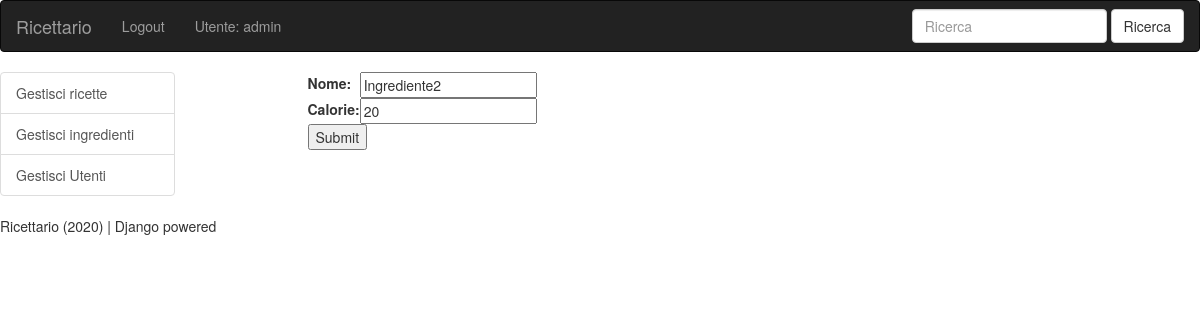
/catalogo/ingredienti/1/update/ (signed in), run on the app's committed database.
### catalogo/models.py (models this page shows, shortened)
class User(AbstractUser):
    EMAIL_FIELD = 'email'
    USERNAME_FIELD = 'email'
    REQUIRED_FIELDS = ['username']
    email = models.EmailField(
		unique=True,
		blank=True
    )
    MASCHIO = 'Maschio'
    FEMMINA = 'Femmina'
    NONDICHIARATO = 'Non dichiarato'
    gender_choices = [
            (MASCHIO, 'Maschio'),
            (FEMMINA, 'Femmina'),
            (NONDICHIARATO, 'Non dichiarato')
    ]
    gender = models.CharField(
        max_length=15,
        choices=gender_choices,
        verbose_name="Genere",
        default=NONDICHIARATO
    )
    birth_date = models.DateField(
        verbose_name="Data di nascita",
        null=True,
        blank=True
    )

class Ingrediente(models.Model):
    nome = models.CharField(
        max_length=200,
        verbose_name = 'Nome',
        null=False,
        default="Ingrediente"
    )
    calorie = models.IntegerField(
        verbose_name = 'Calorie',
        default="0"
    )

### catalogo/views.py (the view, shortened to what this page needs)
# urls.py: path('ingredienti/<int:pk>/update/', views.updateIngrediente.as_view(), name='iupdate'),
class updateIngrediente(LoginRequiredMixin,UserPassesTestMixin,UpdateView):
    model = Ingrediente
    login_url = '/login/'
    redirect_field_name = 'redirect_to'
    fields = ["nome","calorie"]
    def test_func(self):
            return self.request.user.is_superuser

### catalogo/templates/catalogo/ingrediente_form.html (shortened to what this page needs)
{% extends "base.html" %}
{% block content %}
  <form class="form-group" action="" method="post">
    <table>
    {{ form.as_table }}
    </table>
    <input type="submit" value="Submit">
  </form>
{% endblock %}

### catalogo/templates/base.html (shortened to what this page needs)
{% load static %}
<!DOCTYPE html>
<html lang="it">
<head>
  <link rel="stylesheet" href="{% static 'bootstrap.min.css' %}">
</head>
<body>
   <nav class="navbar navbar-inverse">
    <div class="container-fluid">
      <div class="navbar-header">
        <a class="navbar-brand" href="{% url 'index' %}">Ricettario</a>
      </div>
      <ul class="nav navbar-nav">
       {% if user.is_authenticated %}
       <li><a href="{% url 'logout' %}">Logout</a></li>
       <li><span class="navbar-text">Utente: {{ user.username }}</span></li>
       {% else %}
       <li><a href="{% url 'login' %}">Login</a></li>
       {% endif %}
      </ul>
      <form action="{% url 'rsearch' %}" method="get" class="navbar-form navbar-right">
	    <div class="form-group">
      	     <input class="form-control" type="search" placeholder="Ricerca" aria-label="Ricerca" name="q">
	    </div>
      	    <button class="btn btn-default" type="submit">Ricerca</button>
      </form>
    </div>
   </nav>
  <div class="row">
   <div class="col-sm-2">
       {% if user.is_authenticated and user.is_superuser %}
        <div class="list-group">
		<a class="list-group-item" href="{% url 'rmanage' %}">Gestisci ricette</a></li>
	<a class="list-group-item" href="{% url 'imanage' %}">Gestisci ingredienti</a></li>
		<a class="list-group-item" href="{% url 'umanage' %}">Gestisci Utenti</a></li>
	</div>
       {% endif %}
   </div>
   <div class="col-sm-1">
   </div>
   <div class="col-sm-8">
	  {% block content %}{% endblock %}
   </div>
   <div class="col-sm-2">
   </div>
  </div>
  <div>
  	{% block footer  %}
		Ricettario (2020) | Django powered
	{% endblock %}
  </div>
</body>
</html>

### data on the page
User: username "admin"
Ingrediente: nome "Ingrediente2", calorie "20"
